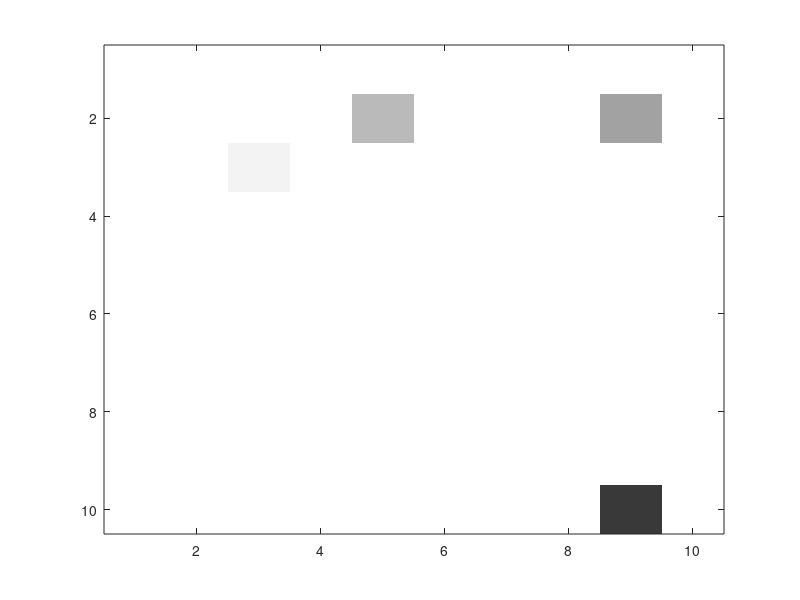
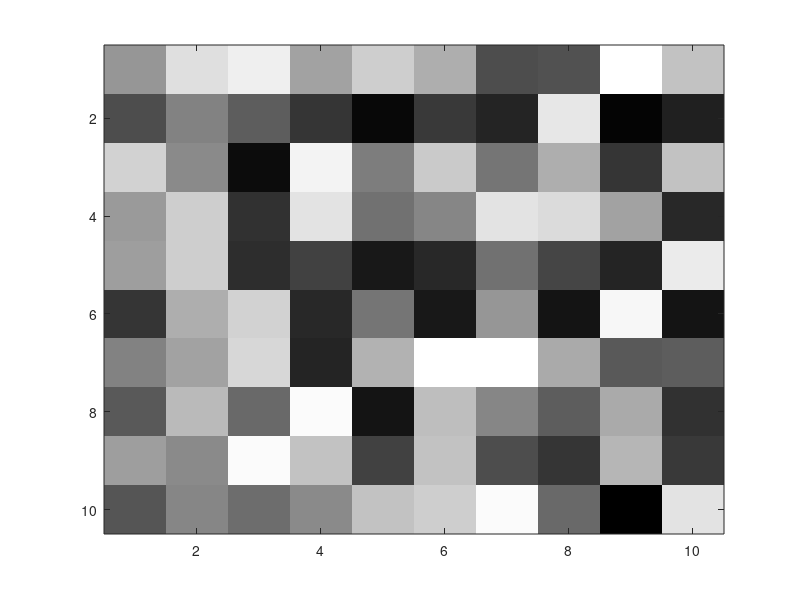
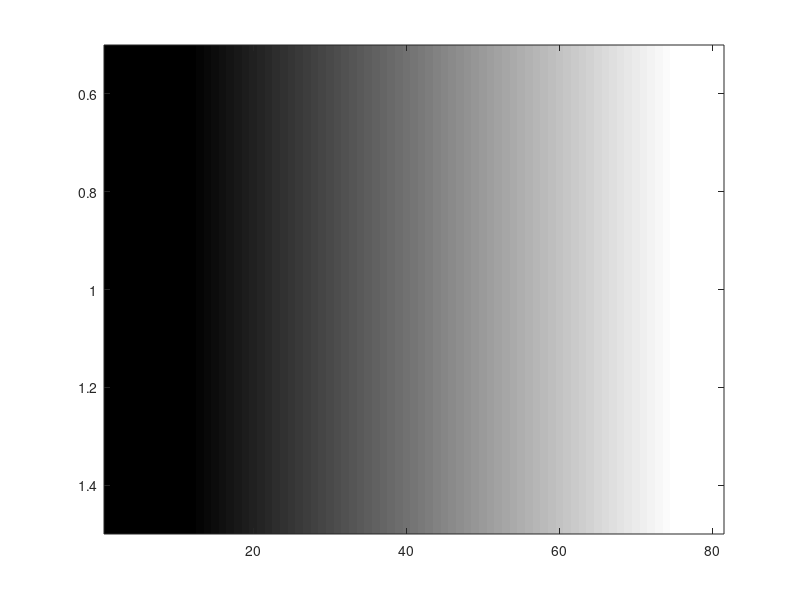
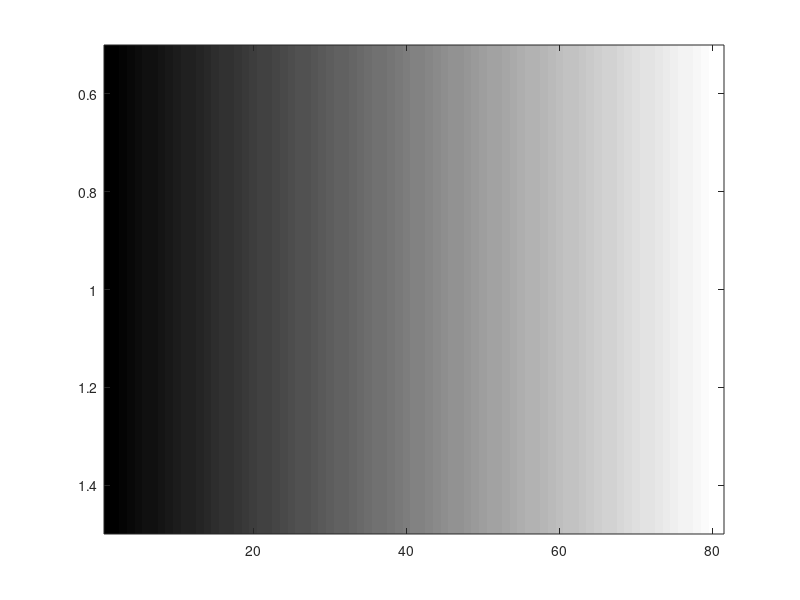

Source code (MATLAB) for these figures, in order: (Note: this script raises an error after producing the figures.)
%% Lecture code for week 3 -- Scaling
% Code by JEANETTE A MUMFORD
% (with a few minor changes by Daniel Pimentel)

% Goal:  Explore display range of MATLAB

% On your own.  Plot the vector -10:70 using image() and grayscale.  
% What do you notice?

figure(1)
dat = rand(10,10)*1000;
image(dat)
colormap(gray)

figure(2)
imagesc(dat)
colormap(gray)

figure(3)
image([-10:70])
colormap(gray)

figure(4)
imagesc([-10:70])
colormap(gray)





%% Scaling (or more precisely, range conversion)

% Although we will eventually use imagesc for scaling, we must learn how to
% scale first

%  What range do we want our image values to be to display nicely in
%  MATLAB?

% What is the current range of values in img?

img = imread('spine.jpg');

% General instructions:
% Step 0: I always like to make things double to avoid issues
img_double = double(img);

figure(5);
subplot(1,2,1); image(img);
subplot(1,2,2); hist(img_double(:));

% Step 1:  Ensure smallest value is 0 
imin=min(img_double(:));
% Subtracting the minimum will set the new min to 0
img_scale=img_double-imin;


% Step 2: to find the max.
imax= max(img_scale(:));  

% Step 3: Divide by old max and multiply by what we'd like the new max to be
img_scale = img_scale/imax*256;

figure(6)
subplot(1,2,2); hist(img_scale(:));

% Convert to integer again
img_scale = uint8(img_scale);
subplot(1,2,1); image(img_scale);

% What happens if we don't transform to double?
% Do I need to transform back to integer?
% Which one is better?


%% Sigmoid function

img = 0:63;

w = 10;
s = 2;
s_w_10_s_2 = 63./(1+exp(-1*(img - w)/s));

figure(7);
plot(img, s_w_10_s_2)


w = 10;
s = 5;
s_w_10_s_5 = 63./(1+exp(-1*(img - w)/s));

figure(8);
subplot(2, 1, 1)
plot(img, s_w_10_s_2)
subplot(2,1,2)
plot(img, s_w_10_s_5)





